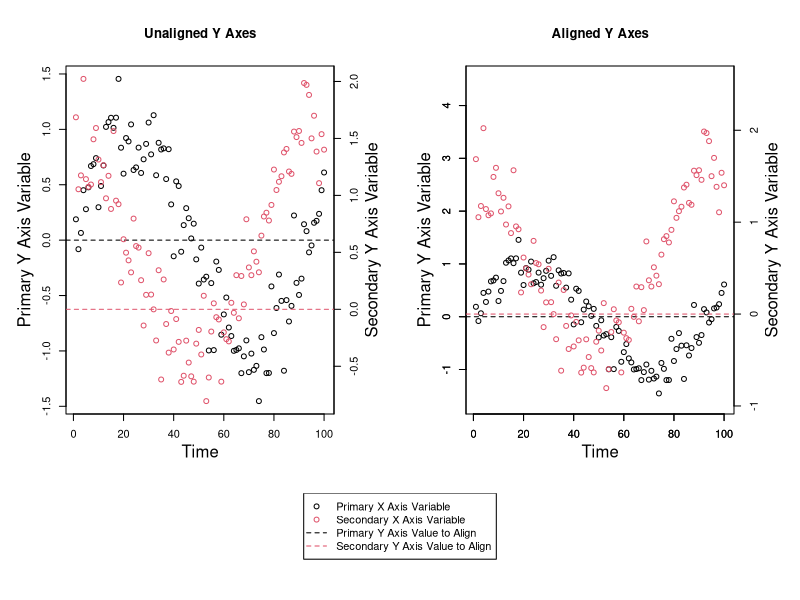
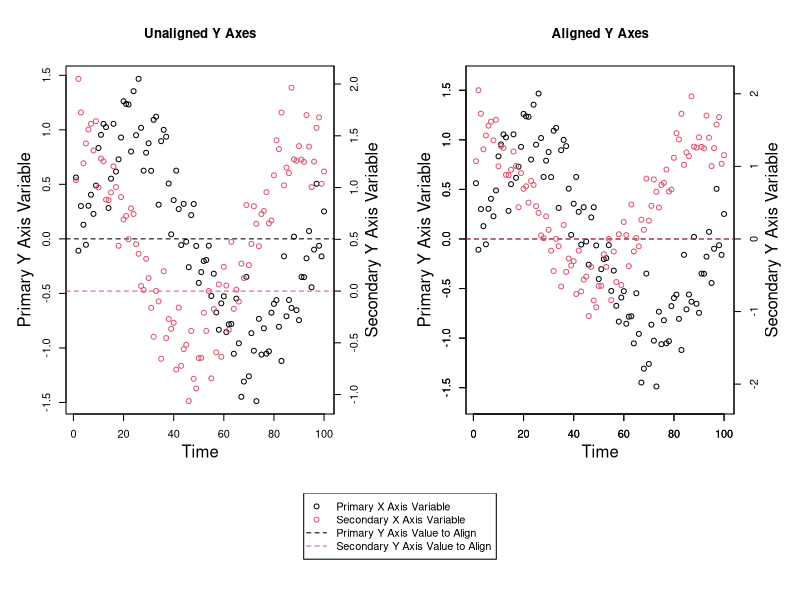
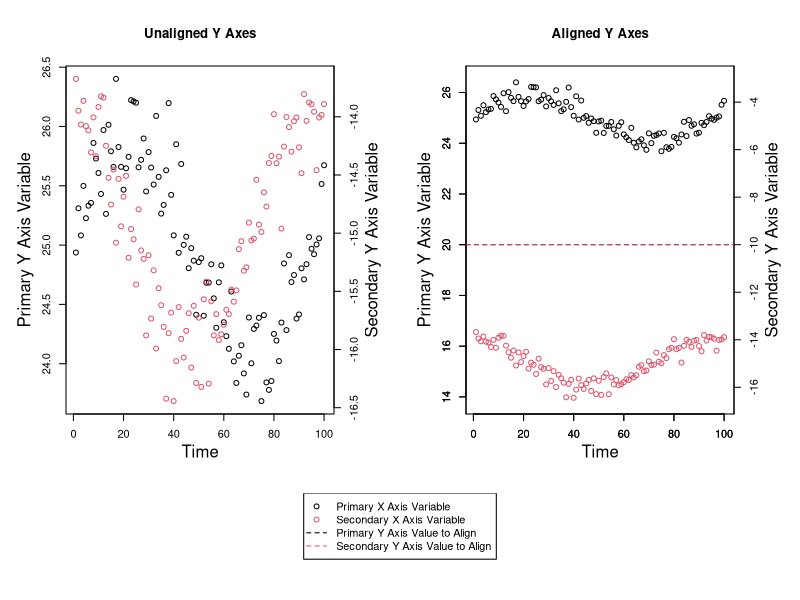

These charts were generated, in order, by the following R code:

# A Function for Aligning Values on Primary and Secondary
# Y Axes on Plots in R

# By David Moore


# You might want to align a value (such as 0) on both the
# primary and secondary y axes. Aligning values can't
# typically be done by default. You could manually
# define axis limits for both axes to align a value, but
# if you manually choose values for these limits, you
# might end up with more space on the top or the bottom
# of the graph than is desireable, or you may not be able
# to line up the values across both axes perfectly.

# Here is a function for determining how to optimally
# align a value on both the primary and the secondary y
# axes such that there isn't unnecessary additional space
# on the top or the bottom of any graph and such that the
# two values will perfectly align across both y axes. This
# function returns the new axis limits for both the
# primary and the secondary y axes that make the two values
# you wish to align across both y axes line up perfectly.

# More often than not, you'll probably want to line up the
# value of 0 across both y axes, and you may want to
# preserve the primary y axis scale and rescale the
# secondary y axis. This function is flexible and allows
# you to align the axes at any value (you can even choose
# different values for both axes) and it allows you to
# select which axis scale you wish to preserve (you could
# also choose to preserve neither the primary or the
# secondary y axis scales and have the algorithm choose the
# optimal solution).

# To align both axes at particular values, a ratio must be
# calculated for each axis. This ratio is the ratio of the
# distance of the value to align to the minimum value of a
# particular variable to the distance of the maximum value
# to the minimum value of this same variable. This ratio is
# calculated for both axes. Ratios can be greater than 1 or
# less than 0 if the value you wish to align is not within
# the range of that variable.

# This function takes 6 arguments. The first two are
# required, and either
# 'Ratio_of_Value_to_Align_to_Y_Axis_Range' or
# 'Axis_Scale_to_Preserve' must be provided as well.

# 'Primary_Y_Axis_Variable' is a numeric vector - it's the
# variable you wish to appear on the primary y axis.

# 'Secondary_Y_Axis_Variable' is a numeric vector - it's
# the variable you wish to appear on the secondary y axis.

# 'Data_Frame' is an optional argument you can provide if
# both the 'Primary_Y_Axis_Variable' and
# 'Secondary_Y_Axis_Variable' arguments come from the
# same data frame and you only want to type the data
# frame name once.

# 'Primary_Y_Axis_Value_to_Align = 0' is the value you
# wish to align on the primary y axis. The default value
# for this argument is 0.

# 'Secondary_Y_Axis_Value_to_Align = 0' is the value you
# wish to align on the secondary y axis. The default value
# for this argument is 0.

# 'Ratio_of_Value_to_Align_to_Y_Axis_Range' sets where on
# the y axis the value to align is. For example, the
# values to align may both be 0, and if the
# 'Ratio_of_Value_to_Align_to_Y_Axis_Range' is 0.5, the
# value to align (0) will be exactly halfway up the y axis.
# If the 'Ratio_of_Value_to_Align_to_Y_Axis_Range' is 0.25,
# the values to align will both be a quarter of the way up
# both y axes from the bottom of the plot. If this argument
# is a number between 0 and 1, the value to align will be
# visible in the plotting region; if this argument is
# greater than 1 or less than 0, the value to align will
# not appear in the plotting region, but it will still be
# aligned on both y axes. This argument is required only if
# the 'Axis_Scale_to_Preserve' argument is not provided.

# 'Axis_Scale_to_Preserve = "Neither"' tells the function
# if the scale of one of the y axes should be preserved
# and not rescaled at all. The three possibilities for this
# argument are 'Primary', 'Secondary', and 'Neither', with
# the latter being the default. This argument could be used
# if one of the y axes is much more important than the
# other. For example, if you wish to plot the primary y
# axis variable such that it takes up the entire plotting
# region and is not rescaled by this function, you would
# set this argument to 'Primary', and all of the rescaling
# would occur on the secondary y axis. If the
# 'Ratio_of_Value_to_Align_to_Y_Axis_Range' argument is
# not specified, this argument is required. It should be
# noted that there are cases where it would be impossible
# to preserve one of the y axis scales - for example, if
# one y axis variable had a maximum value of 10 and a value
# to align of 15, and the other y axis variable had a
# minimum value of 20 and a value to align of 15, there
# be no possible way to plot all of the points while
# aligning both y axes at the value 15.

# 'Axis_Buffer = 10' is the minimum total percent of blank
# space you wish to leave around the top and the bottom of
# the graph (half of this space will appear on the top and
# half will appear on the bottom). Ten percent is the
# default. It is the minimum total percent of blank space
# around the top and the bottom because if rescaling is
# necessary to align the values across both y axes, it
# follows that more than 10 % of blank space will
# necessarily exist on at least one end of one of the y
# axes. To minimize blank space, you could preserve the
# scale of one of the y axes by setting the
# 'Axis_Scale_to_Preserve' argument to either 'Primary'
# or 'Secondary'.

Axis_Limits_for_Primary_and_Secondary_Y_Axes_Aligned_by_a_Value_Function <- function (Primary_Y_Axis_Variable, Secondary_Y_Axis_Variable, Data_Frame, Primary_Y_Axis_Value_to_Align = 0, Secondary_Y_Axis_Value_to_Align = 0, Ratio_of_Value_to_Align_to_Y_Axis_Range = NULL, Axis_Scale_to_Preserve = "Neither", Axis_Buffer = 10) {
  if (!missing(Data_Frame)) {
    Primary_Y_Axis_Variable <- as.numeric(Data_Frame[[deparse(substitute(Primary_Y_Axis_Variable))]])
    Secondary_Y_Axis_Variable <- as.numeric(Data_Frame[[deparse(substitute(Secondary_Y_Axis_Variable))]])
  } else if (missing(Data_Frame)) {
    Primary_Y_Axis_Variable <- as.numeric(Primary_Y_Axis_Variable)
    Secondary_Y_Axis_Variable <- as.numeric(Secondary_Y_Axis_Variable)
  }
  if (!is.numeric(Primary_Y_Axis_Variable)) {
    stop("'Primary_Y_Axis_Variable' argument must be either of class integer or of class numeric")
  }
  if (!is.numeric(Secondary_Y_Axis_Variable)) {
    stop("'Secondary_Y_Axis_Variable' argument must be either of class integer or of class numeric")
  }
  if (!is.null(Ratio_of_Value_to_Align_to_Y_Axis_Range)) {
    if (!is.numeric(Ratio_of_Value_to_Align_to_Y_Axis_Range)) {
      stop("'Ratio_of_Value_to_Align_to_Y_Axis_Range' argument must be either of class integer or of class numeric")
    }
  }
  if (!is.numeric(Primary_Y_Axis_Value_to_Align)) {
    stop("'Primary_Y_Axis_Value_to_Align' argument must be either of class integer or of class numeric")
  }
  if (!is.numeric(Secondary_Y_Axis_Value_to_Align)) {
    stop("'Secondary_Y_Axis_Value_to_Align' argument must be either of class integer or of class numeric")
  }
  if (!is.numeric(Axis_Buffer)) {
    stop("'Axis_Buffer' argument must be either of class integer or of class numeric")
  }
  if (!is.null(Ratio_of_Value_to_Align_to_Y_Axis_Range)) {
    if (Ratio_of_Value_to_Align_to_Y_Axis_Range <= 0 | Ratio_of_Value_to_Align_to_Y_Axis_Range >= 1) {
      warning ("If the 'Ratio_of_Value_to_Align_to_Y_Axis_Range' argument is not a number between 0 and 1, the values to align will be outside of the plotting region and you risk not having all the data points inside the plotting region")
    }
  }
  if (length(Primary_Y_Axis_Variable) != length(Secondary_Y_Axis_Variable)) {
    stop ("'Primary_Y_Axis_Variable' and 'Secondary_Y_Axis_Variable' arguments must be the same length")
  }
  Values_to_Align <- data.frame(Primary_Y_Axis_Value_to_Align, Secondary_Y_Axis_Value_to_Align)
  Axis_Buffer <- 1 + Axis_Buffer / 100
  Minimum_Primary_Y_Axis_Variable_Value <- min(Primary_Y_Axis_Variable[is.finite(Primary_Y_Axis_Variable)])
  Maximum_Primary_Y_Axis_Variable_Value <- max(Primary_Y_Axis_Variable[is.finite(Primary_Y_Axis_Variable)])
  Minimum_Secondary_Y_Axis_Variable_Value <- min(Secondary_Y_Axis_Variable[is.finite(Secondary_Y_Axis_Variable)])
  Maximum_Secondary_Y_Axis_Variable_Value <- max(Secondary_Y_Axis_Variable[is.finite(Secondary_Y_Axis_Variable)])
  Primary_Y_Axis_Buffer <- ((Maximum_Primary_Y_Axis_Variable_Value - Minimum_Primary_Y_Axis_Variable_Value) * Axis_Buffer - (Maximum_Primary_Y_Axis_Variable_Value - Minimum_Primary_Y_Axis_Variable_Value)) / 2
  Secondary_Y_Axis_Buffer <- ((Maximum_Secondary_Y_Axis_Variable_Value - Minimum_Secondary_Y_Axis_Variable_Value) * Axis_Buffer - (Maximum_Secondary_Y_Axis_Variable_Value - Minimum_Secondary_Y_Axis_Variable_Value)) / 2
  Ratio_of_Value_to_Align_to_Primary_Y_Axis_Range <- (Primary_Y_Axis_Value_to_Align - Minimum_Primary_Y_Axis_Variable_Value) / (Maximum_Primary_Y_Axis_Variable_Value - Minimum_Primary_Y_Axis_Variable_Value)
  Ratio_of_Value_to_Align_to_Secondary_Y_Axis_Range <- (Secondary_Y_Axis_Value_to_Align - Minimum_Secondary_Y_Axis_Variable_Value) / (Maximum_Secondary_Y_Axis_Variable_Value - Minimum_Secondary_Y_Axis_Variable_Value)
  if (!is.null(Ratio_of_Value_to_Align_to_Y_Axis_Range)) {
    if (Axis_Scale_to_Preserve == "Primary" & Ratio_of_Value_to_Align_to_Primary_Y_Axis_Range != Ratio_of_Value_to_Align_to_Y_Axis_Range) {
      stop ("You cannot preserve the primary y axis scale and set the ratio of the value to align to the y axis range to something other than what it is for the primary y axis")
    }
    if (Axis_Scale_to_Preserve == "Secondary" & Ratio_of_Value_to_Align_to_Secondary_Y_Axis_Range != Ratio_of_Value_to_Align_to_Y_Axis_Range) {
      stop ("You cannot preserve the secondary y axis scale and set the ratio of the value to align to the y axis range to something other than what it is for the secondary y axis")
    }
  }
  if (Axis_Scale_to_Preserve == "Primary") {
    Primary_Y_Axis_Range <- c(Minimum_Primary_Y_Axis_Variable_Value - Primary_Y_Axis_Buffer, Maximum_Primary_Y_Axis_Variable_Value + Primary_Y_Axis_Buffer)
    Secondary_Y_Axis_Range <- if (Ratio_of_Value_to_Align_to_Primary_Y_Axis_Range > Ratio_of_Value_to_Align_to_Secondary_Y_Axis_Range) {
      c(((Ratio_of_Value_to_Align_to_Primary_Y_Axis_Range * Maximum_Secondary_Y_Axis_Variable_Value - Secondary_Y_Axis_Value_to_Align) / (Ratio_of_Value_to_Align_to_Primary_Y_Axis_Range - 1) - Secondary_Y_Axis_Buffer), Maximum_Secondary_Y_Axis_Variable_Value + Secondary_Y_Axis_Buffer)
    } else if (Ratio_of_Value_to_Align_to_Secondary_Y_Axis_Range > Ratio_of_Value_to_Align_to_Primary_Y_Axis_Range) {
      c(Minimum_Secondary_Y_Axis_Variable_Value - Secondary_Y_Axis_Buffer, ((Secondary_Y_Axis_Value_to_Align - Minimum_Secondary_Y_Axis_Variable_Value + Ratio_of_Value_to_Align_to_Primary_Y_Axis_Range * Minimum_Secondary_Y_Axis_Variable_Value) / Ratio_of_Value_to_Align_to_Primary_Y_Axis_Range) + Secondary_Y_Axis_Buffer)
    } else if (Ratio_of_Value_to_Align_to_Primary_Y_Axis_Range == Ratio_of_Value_to_Align_to_Secondary_Y_Axis_Range) {
      c(Minimum_Secondary_Y_Axis_Variable_Value - Secondary_Y_Axis_Buffer, Maximum_Secondary_Y_Axis_Variable_Value + Secondary_Y_Axis_Buffer)
    }
  } else if (Axis_Scale_to_Preserve == "Secondary") {
    Primary_Y_Axis_Range <- if (Ratio_of_Value_to_Align_to_Secondary_Y_Axis_Range > Ratio_of_Value_to_Align_to_Primary_Y_Axis_Range) {
      c(((Ratio_of_Value_to_Align_to_Secondary_Y_Axis_Range * Maximum_Primary_Y_Axis_Variable_Value - Primary_Y_Axis_Value_to_Align) / (Ratio_of_Value_to_Align_to_Secondary_Y_Axis_Range - 1)) - Primary_Y_Axis_Buffer, Maximum_Primary_Y_Axis_Variable_Value + Primary_Y_Axis_Buffer)
    } else if (Ratio_of_Value_to_Align_to_Primary_Y_Axis_Range > Ratio_of_Value_to_Align_to_Secondary_Y_Axis_Range) {
      c(Minimum_Primary_Y_Axis_Variable_Value - Primary_Y_Axis_Buffer, ((Primary_Y_Axis_Value_to_Align - Minimum_Primary_Y_Axis_Variable_Value + Ratio_of_Value_to_Align_to_Secondary_Y_Axis_Range * Minimum_Primary_Y_Axis_Variable_Value) / Ratio_of_Value_to_Align_to_Secondary_Y_Axis_Range) + Primary_Y_Axis_Buffer)
    } else if (Ratio_of_Value_to_Align_to_Primary_Y_Axis_Range == Ratio_of_Value_to_Align_to_Secondary_Y_Axis_Range) {
      c(Minimum_Primary_Y_Axis_Variable_Value - Primary_Y_Axis_Buffer, Maximum_Primary_Y_Axis_Variable_Value + Primary_Y_Axis_Buffer)
    }
    Secondary_Y_Axis_Range <- c(Minimum_Secondary_Y_Axis_Variable_Value - Secondary_Y_Axis_Buffer, Maximum_Secondary_Y_Axis_Variable_Value + Secondary_Y_Axis_Buffer)
  } else if (Axis_Scale_to_Preserve == "Neither") {
    if (is.null(Ratio_of_Value_to_Align_to_Y_Axis_Range)) {
      if (mean(c(Ratio_of_Value_to_Align_to_Primary_Y_Axis_Range, Ratio_of_Value_to_Align_to_Secondary_Y_Axis_Range)) > 0 & mean(c(Ratio_of_Value_to_Align_to_Primary_Y_Axis_Range, Ratio_of_Value_to_Align_to_Secondary_Y_Axis_Range)) < 1) {
        Ratio_of_Value_to_Align_to_Y_Axis_Range <- mean(c(Ratio_of_Value_to_Align_to_Primary_Y_Axis_Range, Ratio_of_Value_to_Align_to_Secondary_Y_Axis_Range))
      } else if (mean(c(Ratio_of_Value_to_Align_to_Primary_Y_Axis_Range, Ratio_of_Value_to_Align_to_Secondary_Y_Axis_Range)) <= 0 & mean(c(Ratio_of_Value_to_Align_to_Primary_Y_Axis_Range, Ratio_of_Value_to_Align_to_Secondary_Y_Axis_Range)) >= 1) {
        stop ("Please supply a value for the 'Ratio_of_Value_to_Align_to_Y_Axis_Range' argument between 0 and 1 or specify which axis scale to preserve")
      }
    }
    if (!is.null(Ratio_of_Value_to_Align_to_Y_Axis_Range)) {
      Primary_Y_Axis_Range <- if (Ratio_of_Value_to_Align_to_Y_Axis_Range > Ratio_of_Value_to_Align_to_Primary_Y_Axis_Range) {
        c(((Ratio_of_Value_to_Align_to_Y_Axis_Range * Maximum_Primary_Y_Axis_Variable_Value - Primary_Y_Axis_Value_to_Align) / (Ratio_of_Value_to_Align_to_Y_Axis_Range - 1)) - Primary_Y_Axis_Buffer, Maximum_Primary_Y_Axis_Variable_Value + Primary_Y_Axis_Buffer)
      } else if (Ratio_of_Value_to_Align_to_Primary_Y_Axis_Range > Ratio_of_Value_to_Align_to_Y_Axis_Range) {
        c(Minimum_Primary_Y_Axis_Variable_Value - Primary_Y_Axis_Buffer, ((Primary_Y_Axis_Value_to_Align - Minimum_Primary_Y_Axis_Variable_Value + Ratio_of_Value_to_Align_to_Y_Axis_Range * Minimum_Primary_Y_Axis_Variable_Value) / Ratio_of_Value_to_Align_to_Y_Axis_Range) + Primary_Y_Axis_Buffer)
      } else if (Ratio_of_Value_to_Align_to_Primary_Y_Axis_Range == Ratio_of_Value_to_Align_to_Y_Axis_Range) {
        c(Minimum_Primary_Y_Axis_Variable_Value - Primary_Y_Axis_Buffer, Maximum_Primary_Y_Axis_Variable_Value + Primary_Y_Axis_Buffer)
      }
      Secondary_Y_Axis_Range <- if (Ratio_of_Value_to_Align_to_Y_Axis_Range > Ratio_of_Value_to_Align_to_Secondary_Y_Axis_Range) {
        c(((Ratio_of_Value_to_Align_to_Y_Axis_Range * Maximum_Secondary_Y_Axis_Variable_Value - Secondary_Y_Axis_Value_to_Align) / (Ratio_of_Value_to_Align_to_Y_Axis_Range - 1) - Secondary_Y_Axis_Buffer), Maximum_Secondary_Y_Axis_Variable_Value + Secondary_Y_Axis_Buffer)
      } else if (Ratio_of_Value_to_Align_to_Secondary_Y_Axis_Range > Ratio_of_Value_to_Align_to_Y_Axis_Range) {
        c(Minimum_Secondary_Y_Axis_Variable_Value - Secondary_Y_Axis_Buffer, ((Secondary_Y_Axis_Value_to_Align - Minimum_Secondary_Y_Axis_Variable_Value + Ratio_of_Value_to_Align_to_Y_Axis_Range * Minimum_Secondary_Y_Axis_Variable_Value) / Ratio_of_Value_to_Align_to_Y_Axis_Range) + Secondary_Y_Axis_Buffer)
      } else if (Ratio_of_Value_to_Align_to_Y_Axis_Range == Ratio_of_Value_to_Align_to_Secondary_Y_Axis_Range) {
        c(Minimum_Secondary_Y_Axis_Variable_Value - Secondary_Y_Axis_Buffer, Maximum_Secondary_Y_Axis_Variable_Value + Secondary_Y_Axis_Buffer)
      }
    }
  }
  return (list(Primary_Y_Axis_Range = Primary_Y_Axis_Range, Secondary_Y_Axis_Range = Secondary_Y_Axis_Range, Values_to_Align = Values_to_Align))
}


# Let's use this function on some made-up data.

# First, generate some made-up data.

Practice_Data <- data.frame(Time = 1:100, Primary_Y_Axis_Variable = sin(1:100 / 15) + rnorm(100, 0, 0.25), Secondary_Y_Axis_Variable = cos(1:100 / 15) + rnorm(100, 0.5, 0.25))

# Next, let's run the function to determine what our y axis
# limits will be.

(New_Axis_Limits <- Axis_Limits_for_Primary_and_Secondary_Y_Axes_Aligned_by_a_Value_Function(Primary_Y_Axis_Variable, Secondary_Y_Axis_Variable, Practice_Data, Ratio_of_Value_to_Align_to_Y_Axis_Range = 0.25))

# Finally, we'll graph the data.

dev.off()
layout(matrix(c(1, 1, 2, 2, 3, 3, 3, 3), byrow = T, nrow = 2), heights = c(0.8, 0.2))
par(mar = c(5, 5, 5, 5))
with(Practice_Data, plot(Time, Primary_Y_Axis_Variable, xlab = "", ylab = ""))
mtext("Time", 1, 2.5)
mtext("Primary Y Axis Variable", 2, 2.5)
title("Unaligned Y Axes")
abline(h = New_Axis_Limits$Values_to_Align$Primary_Y_Axis_Value_to_Align, lty = 2)
par(new = T)
with(Practice_Data, plot(Time, Secondary_Y_Axis_Variable, col = 2, xlab = "", ylab = "", axes = F))
axis(4, pretty(Practice_Data$Secondary_Y_Axis_Variable))
mtext("Secondary Y Axis Variable", 4, 2.5)
abline(h = New_Axis_Limits$Values_to_Align$Secondary_Y_Axis_Value_to_Align, col = 2, lty = 2)
with(Practice_Data, plot(Time, Primary_Y_Axis_Variable, xlab = "", ylab = "", ylim = New_Axis_Limits$Primary_Y_Axis_Range))
axis(1, pretty(Practice_Data$Time))
axis(2, pretty(New_Axis_Limits$Primary_Y_Axis_Range))
mtext("Time", 1, 2.5)
mtext("Primary Y Axis Variable", 2, 2.5)
title("Aligned Y Axes")
abline(h = New_Axis_Limits$Values_to_Align$Primary_Y_Axis_Value_to_Align, lty = 2)
par(new = T)
with(Practice_Data, plot(Time, Secondary_Y_Axis_Variable, col = 2, xlab = "", ylab = "", ylim = New_Axis_Limits$Secondary_Y_Axis_Range, axes = F))
axis(4, pretty(New_Axis_Limits$Secondary_Y_Axis_Range))
mtext("Secondary Y Axis Variable", 4, 2.5)
abline(h = New_Axis_Limits$Values_to_Align$Secondary_Y_Axis_Value_to_Align, col = 2, lty = 2)
par(mar = c(1, 1, 1, 1))
plot(0, type = 'n', axes = F, ylab = "", xlab = "")
legend("top", legend = c("Primary X Axis Variable", "Secondary X Axis Variable", "Primary Y Axis Value to Align", "Secondary Y Axis Value to Align"), pch = c(1, 1, NA, NA), lty = c(NA, NA, 2, 2), col = c(1:2, 1:2))

# Here's another example:

Practice_Data <- data.frame(Time = 1:100, Primary_Y_Axis_Variable = sin(1:100 / 15) + rnorm(100, 0, 0.25), Secondary_Y_Axis_Variable = cos(1:100 / 15) + rnorm(100, 0.5, 0.25))
(New_Axis_Limits <- Axis_Limits_for_Primary_and_Secondary_Y_Axes_Aligned_by_a_Value_Function(Primary_Y_Axis_Variable, Secondary_Y_Axis_Variable, Practice_Data, Axis_Scale_to_Preserve = "Primary"))
dev.off()
layout(matrix(c(1, 1, 2, 2, 3, 3, 3, 3), byrow = T, nrow = 2), heights = c(0.8, 0.2))
par(mar = c(5, 5, 5, 5))
with(Practice_Data, plot(Time, Primary_Y_Axis_Variable, xlab = "", ylab = ""))
mtext("Time", 1, 2.5)
mtext("Primary Y Axis Variable", 2, 2.5)
title("Unaligned Y Axes")
abline(h = New_Axis_Limits$Values_to_Align$Primary_Y_Axis_Value_to_Align, lty = 2)
par(new = T)
with(Practice_Data, plot(Time, Secondary_Y_Axis_Variable, col = 2, xlab = "", ylab = "", axes = F))
axis(4, pretty(Practice_Data$Secondary_Y_Axis_Variable))
mtext("Secondary Y Axis Variable", 4, 2.5)
abline(h = New_Axis_Limits$Values_to_Align$Secondary_Y_Axis_Value_to_Align, col = 2, lty = 2)
with(Practice_Data, plot(Time, Primary_Y_Axis_Variable, xlab = "", ylab = "", ylim = New_Axis_Limits$Primary_Y_Axis_Range))
axis(1, pretty(Practice_Data$Time))
axis(2, pretty(New_Axis_Limits$Primary_Y_Axis_Range))
mtext("Time", 1, 2.5)
mtext("Primary Y Axis Variable", 2, 2.5)
title("Aligned Y Axes")
abline(h = New_Axis_Limits$Values_to_Align$Primary_Y_Axis_Value_to_Align, lty = 2)
par(new = T)
with(Practice_Data, plot(Time, Secondary_Y_Axis_Variable, col = 2, xlab = "", ylab = "", ylim = New_Axis_Limits$Secondary_Y_Axis_Range, axes = F))
axis(4, pretty(New_Axis_Limits$Secondary_Y_Axis_Range))
mtext("Secondary Y Axis Variable", 4, 2.5)
abline(h = New_Axis_Limits$Values_to_Align$Secondary_Y_Axis_Value_to_Align, col = 2, lty = 2)
par(mar = c(1, 1, 1, 1))
plot(0, type = 'n', axes = F, ylab = "", xlab = "")
legend("top", legend = c("Primary X Axis Variable", "Secondary X Axis Variable", "Primary Y Axis Value to Align", "Secondary Y Axis Value to Align"), pch = c(1, 1, NA, NA), lty = c(NA, NA, 2, 2), col = c(1:2, 1:2))

# Here's one more example:

Practice_Data <- data.frame(Time = 1:100, Primary_Y_Axis_Variable = sin(1:100 / 15) + rnorm(100, 25, 0.25), Secondary_Y_Axis_Variable = cos(1:100 / 15) + rnorm(100, -15, 0.25))
(New_Axis_Limits <- Axis_Limits_for_Primary_and_Secondary_Y_Axes_Aligned_by_a_Value_Function(Primary_Y_Axis_Variable, Secondary_Y_Axis_Variable, Practice_Data, Primary_Y_Axis_Value_to_Align = 20, Secondary_Y_Axis_Value_to_Align = -10))
dev.off()
layout(matrix(c(1, 1, 2, 2, 3, 3, 3, 3), byrow = T, nrow = 2), heights = c(0.8, 0.2))
par(mar = c(5, 5, 5, 5))
with(Practice_Data, plot(Time, Primary_Y_Axis_Variable, xlab = "", ylab = ""))
mtext("Time", 1, 2.5)
mtext("Primary Y Axis Variable", 2, 2.5)
title("Unaligned Y Axes")
abline(h = New_Axis_Limits$Values_to_Align$Primary_Y_Axis_Value_to_Align, lty = 2)
par(new = T)
with(Practice_Data, plot(Time, Secondary_Y_Axis_Variable, col = 2, xlab = "", ylab = "", axes = F))
axis(4, pretty(Practice_Data$Secondary_Y_Axis_Variable))
mtext("Secondary Y Axis Variable", 4, 2.5)
abline(h = New_Axis_Limits$Values_to_Align$Secondary_Y_Axis_Value_to_Align, col = 2, lty = 2)
with(Practice_Data, plot(Time, Primary_Y_Axis_Variable, xlab = "", ylab = "", ylim = New_Axis_Limits$Primary_Y_Axis_Range))
axis(1, pretty(Practice_Data$Time))
axis(2, pretty(New_Axis_Limits$Primary_Y_Axis_Range))
mtext("Time", 1, 2.5)
mtext("Primary Y Axis Variable", 2, 2.5)
title("Aligned Y Axes")
abline(h = New_Axis_Limits$Values_to_Align$Primary_Y_Axis_Value_to_Align, lty = 2)
par(new = T)
with(Practice_Data, plot(Time, Secondary_Y_Axis_Variable, col = 2, xlab = "", ylab = "", ylim = New_Axis_Limits$Secondary_Y_Axis_Range, axes = F))
axis(4, pretty(New_Axis_Limits$Secondary_Y_Axis_Range))
mtext("Secondary Y Axis Variable", 4, 2.5)
abline(h = New_Axis_Limits$Values_to_Align$Secondary_Y_Axis_Value_to_Align, col = 2, lty = 2)
par(mar = c(1, 1, 1, 1))
plot(0, type = 'n', axes = F, ylab = "", xlab = "")
legend("top", legend = c("Primary X Axis Variable", "Secondary X Axis Variable", "Primary Y Axis Value to Align", "Secondary Y Axis Value to Align"), pch = c(1, 1, NA, NA), lty = c(NA, NA, 2, 2), col = c(1:2, 1:2))
